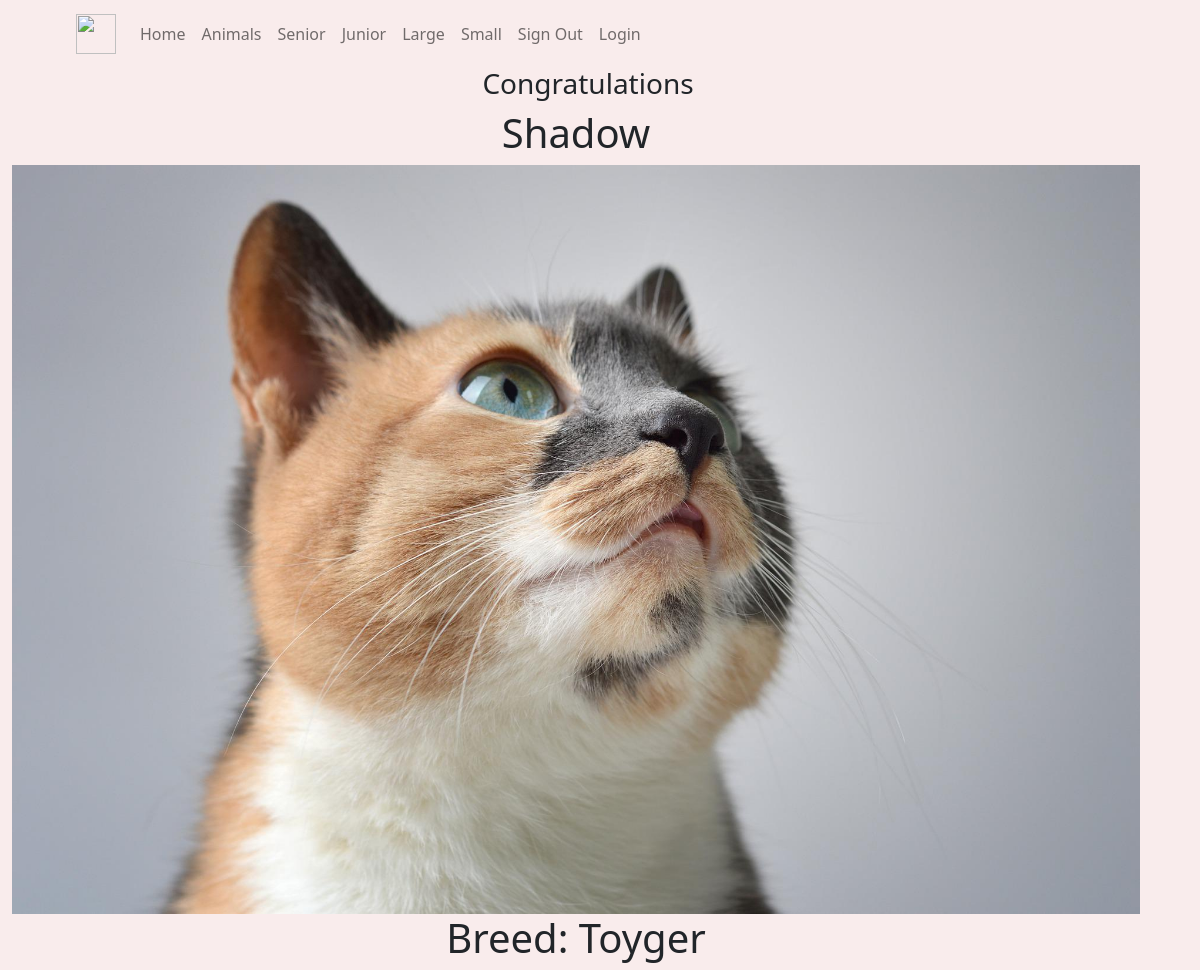
The app's page /take.php?id=2 (signed in) with its own data.
### tables this page shows
CREATE TABLE `animal` (
  `animal_id` int(11) NOT NULL,
  `animal_name` varchar(50) NOT NULL,
  `picture` varchar(255) NOT NULL,
  `address` varchar(255) NOT NULL,
  `description` text DEFAULT NULL,
  `size` enum('small','large') NOT NULL,
  `age` int(11) NOT NULL,
  `breed` varchar(50) NOT NULL,
  `vaccinated` enum('Yes','No') NOT NULL,
  `status` enum('Adopted','Available') NOT NULL
);

### take.php (the view, shortened to what this page needs)
<?php
require_once "./components/db_connect.php";
$id = $_GET["id"];
$sql1 = "SELECT * FROM animal WHERE animal_id = $id";
$result = mysqli_query($connect, $sql1);
$tbody="";
if(mysqli_num_rows($result)>0){
    while($row = mysqli_fetch_assoc($result)){
        $tbody .= "
        <div class='row text-center justify-content-center'>
            <div class='nsl'></div>
            <div class='col-12 nsl'>
                <h1 class='dit'>
                  ".$row['animal_name']."
                </h1>
                <div class='dimgbox'>
                    <img class='ditimg' src='./pictures/".$row['picture']."'>
                </div>
            </div>
            <div class='col-12 nsl'>
              <h1>Breed: ".$row['breed']." </a>
              </h1>
            </div>
        </div>";
    };
}else {
    $tbody="
       <tr>
         <td> colspan='5' class='text-center'>Not Data </td>
        </tr>
    ";
}
?>
<!DOCTYPE html>
<html lang="en">
<head>
    <link rel="stylesheet" href="css/style.css">
    <?php require_once 'components/boot.php' ?></head>
<body class="body_style">
<?php require_once 'components/navbar.php' ?>
  <div id="items">
    <div class="row text-center dit justify-content-center">
      <div class="col-12">
        <h3 class="heading text-center">Congratulations</h3>
      </div>
      <div class="col-12 row">
         <?php echo $tbody; ?>
      </div>
    </div>
  </div>
</body>
</html>

### css/style.css (style rules this page uses)
* { max-width: 100%; }
.body_style { background-color: #f7e4e4ab; }

### records on screen
animal: animal_name "Shadow", picture (picture), breed "Toyger"
